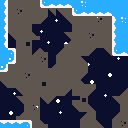

A level layout from a 2D game, rendered from its tile map. Below: a short description, then the map file with its tile-grid data intact:
An orthogonal 16x16 tile map with 8x8 px tiles, 2 tile layers (BgLayer, MainLayer), 2 tilesets, 1 image layer and 12 objects (6x Block, 2x Tree, Trampoline, Spikes, Balloon, ...).

<map version="1.10" tiledversion="1.10.2" orientation="orthogonal" renderorder="right-down" width="16" height="16" tilewidth="8" tileheight="8" infinite="0" nextlayerid="7" nextobjectid="16">
 <tileset firstgid="1" name="spritemap" tilewidth="8" tileheight="8" tilecount="176" columns="16">
  <image source="spritemap.png" width="128" height="88" />
 </tileset>
 <tileset firstgid="177" name="balloon" tilewidth="8" tileheight="16" tilecount="4" columns="4">
  <image source="balloon.png" width="32" height="16" />
 </tileset>
 <imagelayer id="5" name="Bg">
  <image source="bg.png" width="128" height="128" />
 </imagelayer>
 <layer id="1" name="BgLayer" width="16" height="16">
  <data encoding="csv">
0,41,41,41,41,0,0,0,0,0,0,0,0,0,0,0,
0,41,57,41,41,41,43,43,41,0,0,0,0,0,0,0,
0,41,41,41,41,42,0,0,43,41,41,41,57,41,0,0,
0,41,41,41,0,0,0,0,0,41,41,41,41,41,0,0,
0,43,41,41,104,0,0,0,43,41,41,57,41,41,0,0,
0,0,41,17,0,0,0,0,105,41,41,41,41,41,0,0,
0,0,41,41,59,104,0,59,41,41,41,42,0,43,0,0,
0,0,41,41,41,57,0,41,41,41,58,0,0,0,0,0,
0,41,41,41,41,41,105,41,41,41,41,0,0,0,0,0,
41,41,41,57,41,41,41,41,41,41,42,0,0,0,0,0,
43,41,41,41,41,17,41,41,41,41,104,89,0,0,0,0,
0,0,43,41,41,41,41,41,42,41,41,42,0,0,0,59,
0,0,43,41,41,43,42,0,0,89,17,0,0,0,43,41,
0,0,0,41,57,0,0,0,0,43,41,58,0,0,0,41,
0,0,105,41,41,0,0,0,0,0,59,41,0,0,59,41,
0,0,0,0,41,104,0,0,0,0,41,41,58,0,41,57
</data>
 </layer>
 <layer id="2" name="MainLayer" width="16" height="16">
  <data encoding="csv">
39,0,0,0,0,50,51,51,51,38,73,38,38,38,38,38,
39,0,0,0,0,0,0,0,0,50,51,51,51,51,38,38,
39,0,0,0,0,0,0,0,0,0,0,0,0,0,37,73,
39,0,0,0,0,0,0,0,0,0,0,0,0,0,37,38,
39,0,0,0,0,0,0,0,0,0,0,0,0,0,37,38,
39,0,0,0,0,0,0,0,0,0,0,0,0,0,37,38,
38,36,0,0,0,0,0,0,0,0,0,0,0,0,50,51,
38,52,0,0,0,0,0,0,0,0,0,0,0,0,0,0,
52,0,0,0,0,0,0,0,0,0,0,0,0,0,0,0,
0,0,0,0,0,0,0,0,0,0,0,0,0,0,0,0,
0,0,0,0,0,0,0,0,0,0,0,0,0,0,0,0,
0,0,0,0,0,0,0,0,0,0,0,0,0,0,0,0,
0,0,0,0,0,0,0,0,0,0,0,0,0,0,0,0,
0,0,0,0,0,0,0,0,0,0,0,0,0,0,0,0,
0,0,0,0,0,0,0,0,0,0,0,0,0,0,0,0,
35,35,35,36,0,0,0,0,0,0,0,0,0,0,0,0
</data>
 </layer>
 <objectgroup id="4" name="ObjectLayerNonInteractable">
  <object id="1" name="Tree" gid="61" x="0" y="120" width="8" height="8" />
  <object id="2" name="Tree" gid="45" x="0" y="112" width="8" height="8" />
 </objectgroup>
 <objectgroup id="6" name="Strawberry" />
 <objectgroup id="3" name="ObjectLayerInteractable">
  <object id="4" name="Block" type="Block" gid="24" x="48" y="120" width="8" height="8" />
  <object id="5" name="Block" type="Block" gid="24" x="56" y="120" width="8" height="8" />
  <object id="6" name="Block" type="Block" gid="24" x="64" y="120" width="8" height="8" />
  <object id="7" name="Block" type="Block" gid="24" x="96" y="112" width="8" height="8" />
  <object id="8" name="Block" type="Block" gid="24" x="112" y="64" width="8" height="8" />
  <object id="9" name="Block" type="Block" gid="24" x="112" y="72" width="8" height="8" />
  <object id="12" name="Trampoline" type="Trampoline" gid="19" x="96" y="104" width="8" height="8" />
  <object id="13" name="Spikes" type="Spikes" gid="18" x="8" y="48" width="8" height="8" />
  <object id="14" name="Balloon" type="Balloon" gid="178" x="48" y="48" width="8" height="16" />
  <object id="15" name="Player" type="Player" gid="2" x="8" y="120" width="8" height="8" />
 </objectgroup>
</map>
